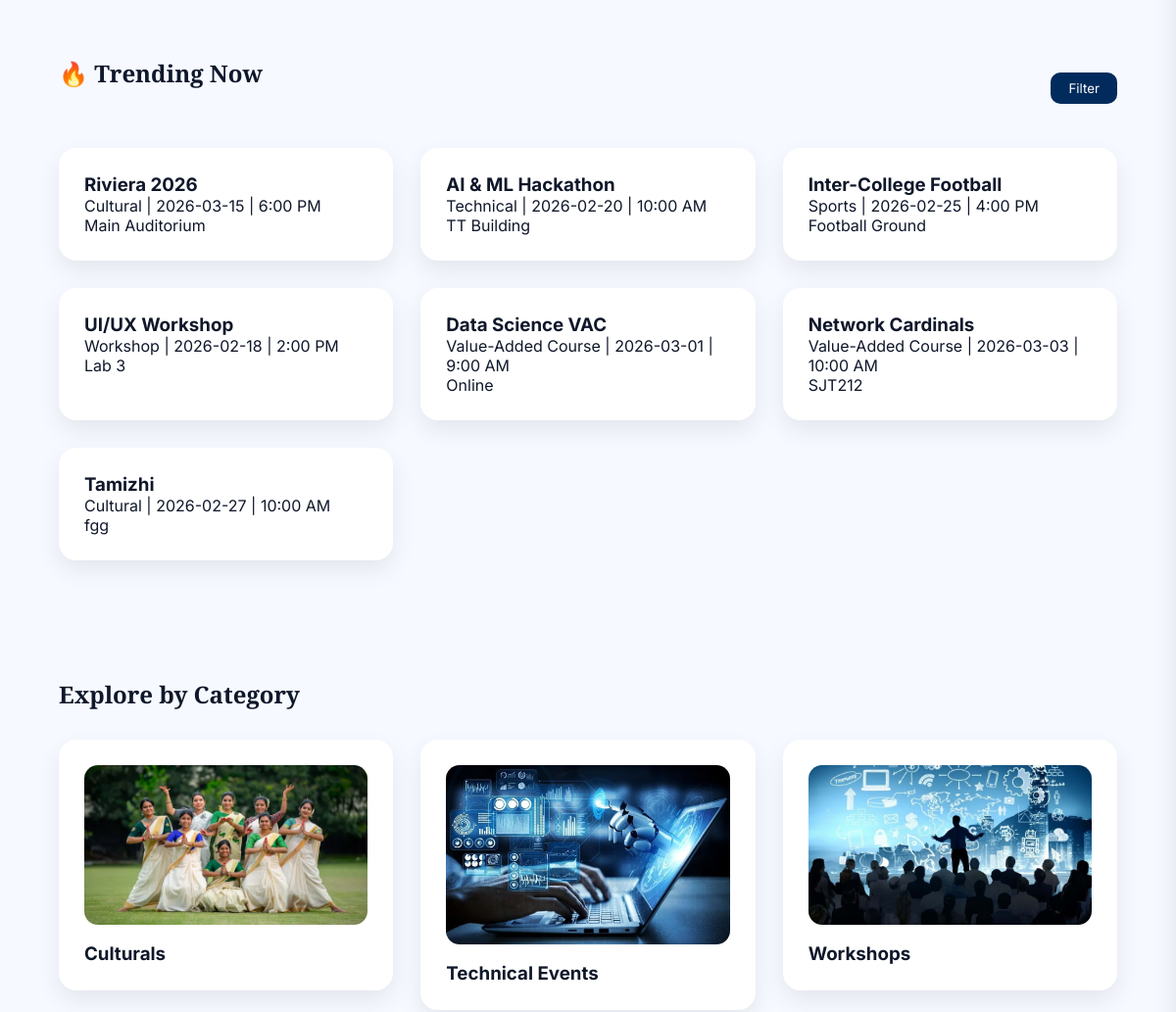
Page /home (middle part) on the earlier database version.
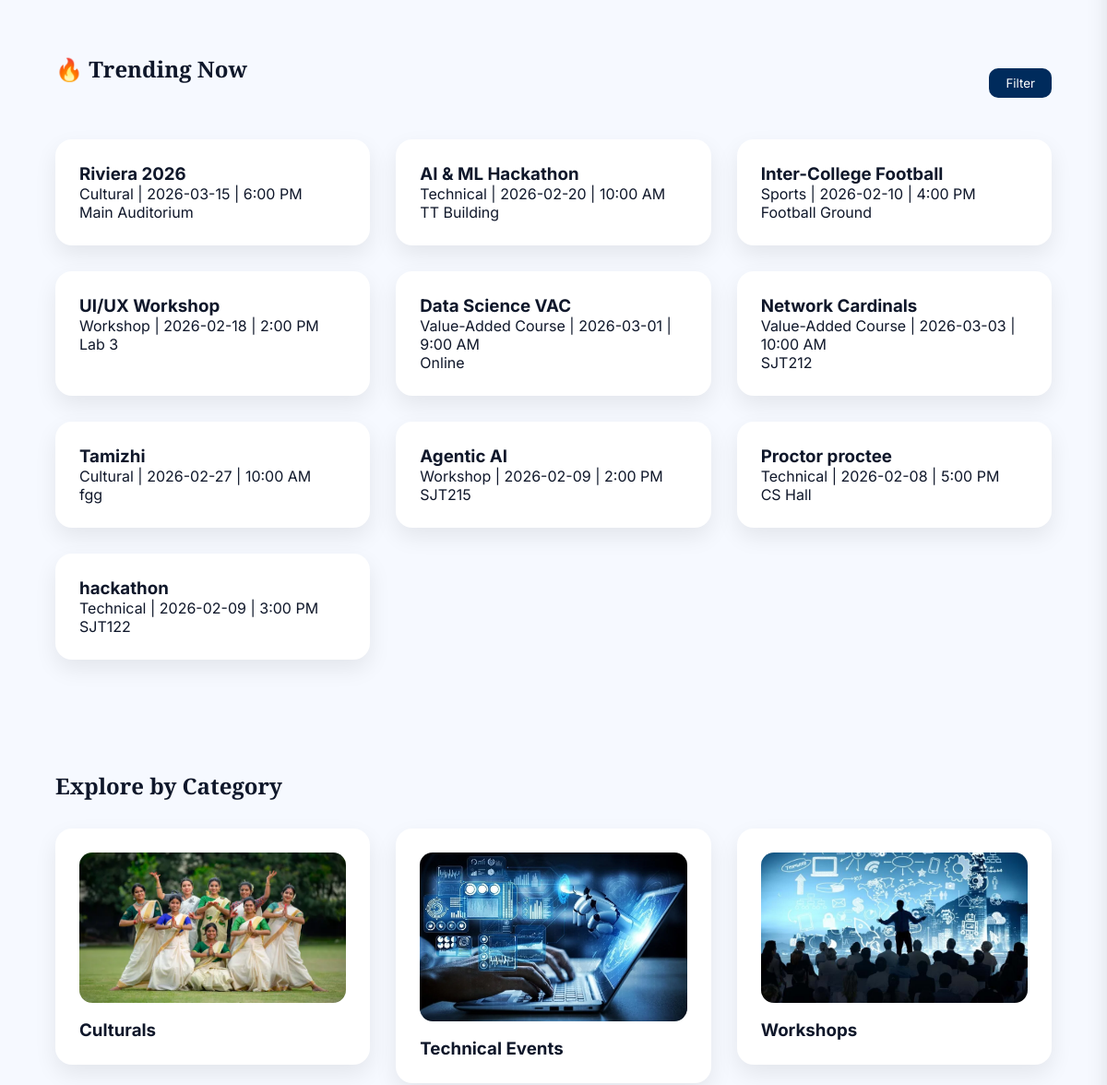
Same page on the later database version.
### tables this page shows
CREATE TABLE events (
    id INTEGER PRIMARY KEY AUTOINCREMENT,
    title TEXT,
    category TEXT,
    date TEXT,
    time TEXT,
    venue TEXT,
    description TEXT,
    poster TEXT
);

### app.py (the view)
@app.route('/home')
def home():
    events = get_events()
    upcoming = get_upcoming_events()
    categories = {
        "Culturals": "cultural.jpg",
        "Technical Events": "technical.jpg",
        "Workshops": "workshop.jpg",
        "Value Added Courses": "vac.jpg",
        "Sports": "sports.jpg"
    }
    return render_template(
        "home.html",
        events=events,
        categories=categories,
        upcoming=upcoming
    )

### app.py (called while the page is built)
def get_events():
    conn = sqlite3.connect("campuspulse.db")
    cursor = conn.cursor()
    cursor.execute("SELECT * FROM events")
    rows = cursor.fetchall()
    conn.close()
    events = []
    for row in rows:
        events.append({
            "id": row[0],
            "title": row[1],
            "category": row[2],
            "date": row[3],
            "time": row[4],
            "venue": row[5],
            "description": row[6],
            "poster": row[7]
        })
    return events

def get_upcoming_events():
    conn = sqlite3.connect("campuspulse.db")
    cursor = conn.cursor()
    today = datetime.now().date()
    next_days = today + timedelta(days=3)
    cursor.execute("SELECT * FROM events")
    rows = cursor.fetchall()
    conn.close()
    upcoming = []
    for row in rows:
        event_date = datetime.strptime(row[3], "%Y-%m-%d").date()
        if today <= event_date <= next_days:
            upcoming.append({
                "id": row[0],
                "title": row[1],
                "category": row[2],
                "date": row[3],
                "time": row[4],
                "venue": row[5],
                "description": row[6],
                "poster": row[7]
            })
    return upcoming

### templates/home.html (shortened to what this page needs)
<!DOCTYPE html>
<html lang="en">
<head>
    <link rel="stylesheet" href="{{ url_for('static', filename='css/home.css') }}">
</head>
<body>
<section class="featured">
    <div class="featured-header">
        <h2>🔥 Trending Now</h2>
        <button class="filter-btn" onclick="toggleFilter()">Filter</button>
    </div>
    <div class="cards">
        {% for event in events %}
        <div class="card event-card"
             data-category="{{ event.category }}"
             data-date="{{ event.date }}"
             data-time="{{ event.time }}"
             onclick="saveEventPreference('{{ event.category }}')">
            <h3>{{ event.title }}</h3>
            <p>{{ event.category }} | {{ event.date }} | {{ event.time }}</p>
            <p>{{ event.venue }}</p>
        </div>
        {% endfor %}
    </div>
</section>
<section class="categories">
    <h2>Explore by Category</h2>
    <div class="cards">
        {% for category, image in categories.items() %}
        <a href="{{ url_for('category_page', category_name=category) }}"
           class="category-link"
           onclick="savePreference('{{ category }}')">
            <div class="card category-card">
                <img src="{{ url_for('static', filename='images/' + image) }}">
                <h3>{{ category }}</h3>
            </div>
        </a>
        {% endfor %}
    </div>
</section>
</body>
</html>

### static/css/home.css (style rules this page uses)
* { margin: 0; padding: 0; box-sizing: border-box; font-family: 'Inter', sans-serif; }
body { background: #f6f9ff; color: #0f172a; }
.featured, .categories { padding: 60px; }
.featured h2, .categories h2 { font-family: 'Playfair Display', serif; margin-bottom: 30px; }
.cards { display: grid; grid-template-columns: repeat(3, 1fr); gap: 28px; }
.card { background: white; padding: 26px; border-radius: 18px; box-shadow: 0 10px 25px rgba(0,0,0,0.08); transition: 0.3s ease; }
.category-card img { width: 100%; border-radius: 14px; margin-bottom: 14px; }
.featured-header { display: flex; justify-content: space-between; align-items: center; margin-bottom: 30px; }
.filter-btn { padding: 8px 18px; background: #002B5C; color: white; border: none; border-radius: 10px; cursor: pointer; }
.category-link { text-decoration: none; color: inherit; display: block; }
.category-card { cursor: pointer; transition: transform 0.2s ease; }

Differences in the rows shown:
changed events "Inter-College Football": date "2026-02-25" → "2026-02-10"
added events: title "Agentic AI", category "Workshop", date "2026-02-09", time "2:00 PM", venue "SJT215"
added events: title "Proctor proctee", category "Technical", date "2026-02-08", time "5:00 PM", venue "CS Hall"
added events: title "hackathon", category "Technical", date "2026-02-09", time "3:00 PM", venue "SJT122"
